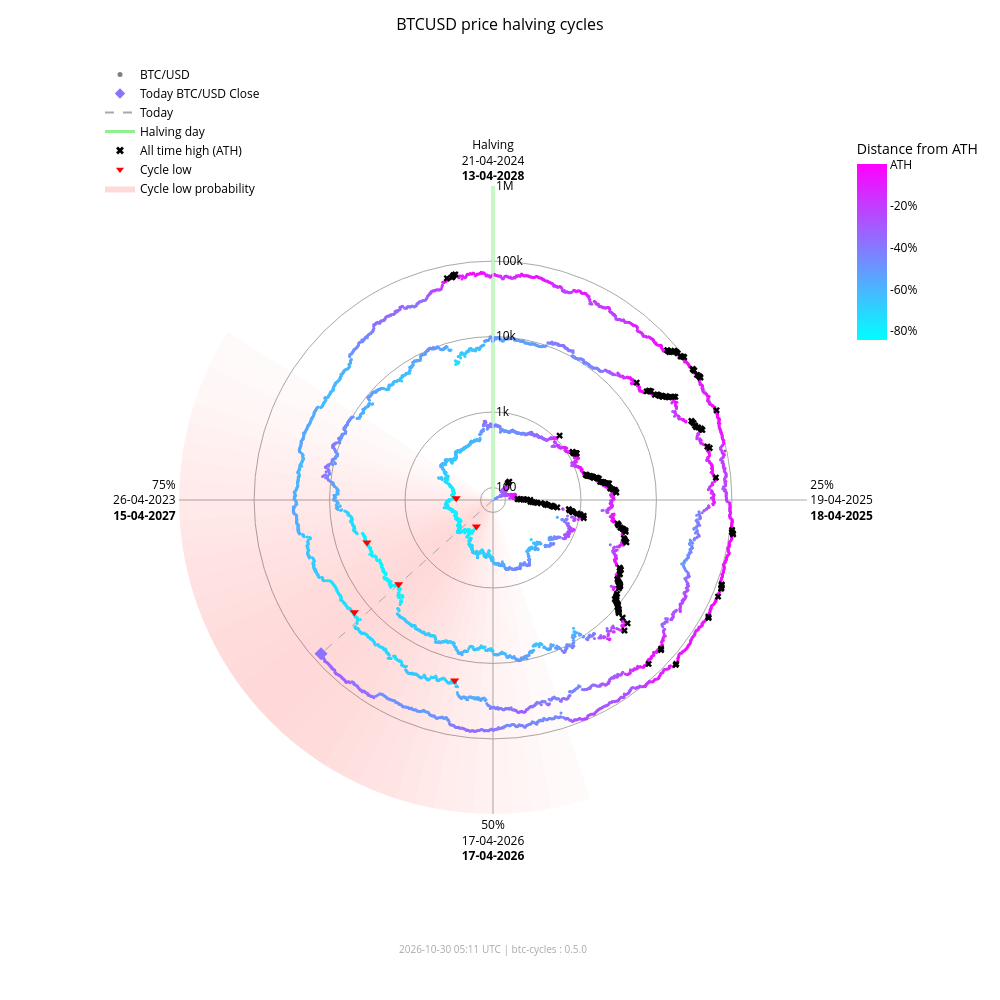

Write notebook code for a chart like this one.
### Markdown cell above
### Interactive chart (plotly)

### Code cell
fig_interactive = btc.plot(
    kind="interactive",
    from_date="2012-11-28",
)
# plotly config for interactivity
config = {"scrollZoom": True, "displayModeBar": True}
# display in notebook
fig_interactive.show(config=config)

### Figure 1 — Plotly figure (JSON) as saved in the notebook; plotly's stock layout.template omitted (floating-point values rounded to 4 significant figures; data arrays with more than 128 entries replaced by an {"elided": "..."} marker saying what was removed)
{"data": [{"fill": "toself", "fillcolor": "rgba(255,0,0,0.018306980149439524)", "hoverinfo": "skip", "line": {"width": 0}, "mode": "lines", "r": [68.43, 1000000, 1000000, 68.43, 68.43], "showlegend": false, "theta": [162.0, 162.0, 165.6, 165.6, 162.0], "type": "scatterpolar"}, {"fill": "toself", "fillcolor": "rgba(255,0,0,0.02405911634527998)", "hoverinfo": "skip", "line": {"width": 0}, "mode": "lines", "r": [68.43, 1000000, 1000000, 68.43, 68.43], "showlegend": false, "theta": [165.6, 165.6, 169.2, 169.2, 165.6], "type": "scatterpolar"}, {"fill": "toself", "fillcolor": "rgba(255,0,0,0.030803449372254352)", "hoverinfo": "skip", "line": {"width": 0}, "mode": "lines", "r": [68.43, 1000000, 1000000, 68.43, 68.43], "showlegend": false, "theta": [169.2, 169.2, 172.8, 172.8, 169.2], "type": "scatterpolar"}, {"fill": "toself", "fillcolor": "rgba(255,0,0,0.03847233586005252)", "hoverinfo": "skip", "line": {"width": 0}, "mode": "lines", "r": [68.43, 1000000, 1000000, 68.43, 68.43], "showlegend": false, "theta": [172.8, 172.8, 176.4, 176.4, 172.8], "type": "scatterpolar"}, {"fill": "toself", "fillcolor": "rgba(255,0,0,0.04694405159551339)", "hoverinfo": "skip", "line": {"width": 0}, "mode": "lines", "r": [68.43, 1000000, 1000000, 68.43, 68.43], "showlegend": false, "theta": [176.4, 176.4, 180.0, 180.0, 176.4], "type": "scatterpolar"}, {"fill": "toself", "fillcolor": "rgba(255,0,0,0.05605603979818329)", "hoverinfo": "skip", "line": {"width": 0}, "mode": "lines", "r": [68.43, 1000000, 1000000, 68.43, 68.43], "showlegend": false, "theta": [180.0, 180.0, 183.6, 183.6, 180.0], "type": "scatterpolar"}, {"fill": "toself", "fillcolor": "rgba(255,0,0,0.06562330627802694)", "hoverinfo": "skip", "line": {"width": 0}, "mode": "lines", "r": [68.43, 1000000, 1000000, 68.43, 68.43], "showlegend": false, "theta": [183.6, 183.6, 187.2, 187.2, 183.6], "type": "scatterpolar"}, {"fill": "toself", "fillcolor": "rgba(255,0,0,0.07545707932574237)", "hoverinfo": "skip", "line": {"width": 0}, "mode": "lines", "r": [68.43, 1000000, 1000000, 68.43, 68.43], "showlegend": false, "theta": [187.2, 187.2, 190.8, 190.8, 187.2], "type": "scatterpolar"}, {"fill": "toself", "fillcolor": "rgba(255,0,0,0.08537841060169407)", "hoverinfo": "skip", "line": {"width": 0}, "mode": "lines", "r": [68.43, 1000000, 1000000, 68.43, 68.43], "showlegend": false, "theta": [190.8, 190.8, 194.4, 194.4, 190.8], "type": "scatterpolar"}, {"fill": "toself", "fillcolor": "rgba(255,0,0,0.09522272137134848)", "hoverinfo": "skip", "line": {"width": 0}, "mode": "lines", "r": [68.43, 1000000, 1000000, 68.43, 68.43], "showlegend": false, "theta": [194.4, 194.4, 198.0, 198.0, 194.4], "type": "scatterpolar"}, {"fill": "toself", "fillcolor": "rgba(255,0,0,0.10483418800389058)", "hoverinfo": "skip", "line": {"width": 0}, "mode": "lines", "r": [68.43, 1000000, 1000000, 68.43, 68.43], "showlegend": false, "theta": [198.0, 198.0, 201.6, 201.6, 198.0], "type": "scatterpolar"}, {"fill": "toself", "fillcolor": "rgba(255,0,0,0.11405248627197925)", "hoverinfo": "skip", "line": {"width": 0}, "mode": "lines", "r": [68.43, 1000000, 1000000, 68.43, 68.43], "showlegend": false, "theta": [201.6, 201.6, 205.2, 205.2, 201.6], "type": "scatterpolar"}, {"fill": "toself", "fillcolor": "rgba(255,0,0,0.12269756305009562)", "hoverinfo": "skip", "line": {"width": 0}, "mode": "lines", "r": [68.43, 1000000, 1000000, 68.43, 68.43], "showlegend": false, "theta": [205.2, 205.2, 208.8, 208.8, 205.2], "type": "scatterpolar"}, {"fill": "toself", "fillcolor": "rgba(255,0,0,0.13055959037792858)", "hoverinfo": "skip", "line": {"width": 0}, "mode": "lines", "r": [68.43, 1000000, 1000000, 68.43, 68.43], "showlegend": false, "theta": [208.8, 208.8, 212.4, 212.4, 208.8], "type": "scatterpolar"}, {"fill": "toself", "fillcolor": "rgba(255,0,0,0.13740037014073872)", "hoverinfo": "skip", "line": {"width": 0}, "mode": "lines", "r": [68.43, 1000000, 1000000, 68.43, 68.43], "showlegend": false, "theta": [212.4, 212.4, 216.0, 216.0, 212.4], "type": "scatterpolar"}, {"fill": "toself", "fillcolor": "rgba(255,0,0,0.14296927208088228)", "hoverinfo": "skip", "line": {"width": 0}, "mode": "lines", "r": [68.43, 1000000, 1000000, 68.43, 68.43], "showlegend": false, "theta": [216.0, 216.0, 219.6, 219.6, 216.0], "type": "scatterpolar"}, {"fill": "toself", "fillcolor": "rgba(255,0,0,0.14703219887325494)", "hoverinfo": "skip", "line": {"width": 0}, "mode": "lines", "r": [68.43, 1000000, 1000000, 68.43, 68.43], "showlegend": false, "theta": [219.6, 219.6, 223.2, 223.2, 219.6], "type": "scatterpolar"}, {"fill": "toself", "fillcolor": "rgba(255,0,0,0.14940752827264187)", "hoverinfo": "skip", "line": {"width": 0}, "mode": "lines", "r": [68.43, 1000000, 1000000, 68.43, 68.43], "showlegend": false, "theta": [223.2, 223.2, 226.8, 226.8, 223.2], "type": "scatterpolar"}, {"fill": "toself", "fillcolor": "rgba(255,0,0,0.15)", "hoverinfo": "skip", "line": {"width": 0}, "mode": "lines", "r": [68.43, 1000000, 1000000, 68.43, 68.43], "showlegend": false, "theta": [226.8, 226.8, 230.4, 230.4, 226.8], "type": "scatterpolar"}, {"fill": "toself", "fillcolor": "rgba(255,0,0,0.14882314851976614)", "hoverinfo": "skip", "line": {"width": 0}, "mode": "lines", "r": [68.43, 1000000, 1000000, 68.43, 68.43], "showlegend": false, "theta": [230.4, 230.4, 234.0, 234.0, 230.4], "type": "scatterpolar"}, {"fill": "toself", "fillcolor": "rgba(255,0,0,0.14600334989350275)", "hoverinfo": "skip", "line": {"width": 0}, "mode": "lines", "r": [68.43, 1000000, 1000000, 68.43, 68.43], "showlegend": false, "theta": [234.0, 234.0, 237.6, 237.6, 234.0], "type": "scatterpolar"}, {"fill": "toself", "fillcolor": "rgba(255,0,0,0.14176315293000513)", "hoverinfo": "skip", "line": {"width": 0}, "mode": "lines", "r": [68.43, 1000000, 1000000, 68.43, 68.43], "showlegend": false, "theta": [237.6, 237.6, 241.2, 241.2, 237.6], "type": "scatterpolar"}, {"fill": "toself", "fillcolor": "rgba(255,0,0,0.1363869302869166)", "hoverinfo": "skip", "line": {"width": 0}, "mode": "lines", "r": [68.43, 1000000, 1000000, 68.43, 68.43], "showlegend": false, "theta": [241.2, 241.2, 244.8, 244.8, 241.2], "type": "scatterpolar"}, {"fill": "toself", "fillcolor": "rgba(255,0,0,0.13017643696734477)", "hoverinfo": "skip", "line": {"width": 0}, "mode": "lines", "r": [68.43, 1000000, 1000000, 68.43, 68.43], "showlegend": false, "theta": [244.8, 244.8, 248.4, 248.4, 244.8], "type": "scatterpolar"}, {"fill": "toself", "fillcolor": "rgba(255,0,0,0.1234063302665758)", "hoverinfo": "skip", "line": {"width": 0}, "mode": "lines", "r": [68.43, 1000000, 1000000, 68.43, 68.43], "showlegend": false, "theta": [248.4, 248.4, 252.0, 252.0, 248.4], "type": "scatterpolar"}, {"fill": "toself", "fillcolor": "rgba(255,0,0,0.11628949020714345)", "hoverinfo": "skip", "line": {"width": 0}, "mode": "lines", "r": [68.43, 1000000, 1000000, 68.43, 68.43], "showlegend": false, "theta": [252.0, 252.0, 255.6, 255.6, 252.0], "type": "scatterpolar"}, {"fill": "toself", "fillcolor": "rgba(255,0,0,0.108959277972535)", "hoverinfo": "skip", "line": {"width": 0}, "mode": "lines", "r": [68.43, 1000000, 1000000, 68.43, 68.43], "showlegend": false, "theta": [255.6, 255.6, 259.2, 259.2, 255.6], "type": "scatterpolar"}, {"fill": "toself", "fillcolor": "rgba(255,0,0,0.1014715299920515)", "hoverinfo": "skip", "line": {"width": 0}, "mode": "lines", "r": [68.43, 1000000, 1000000, 68.43, 68.43], "showlegend": false, "theta": [259.2, 259.2, 262.8, 262.8, 259.2], "type": "scatterpolar"}, {"fill": "toself", "fillcolor": "rgba(255,0,0,0.09382430417652897)", "hoverinfo": "skip", "line": {"width": 0}, "mode": "lines", "r": [68.43, 1000000, 1000000, 68.43, 68.43], "showlegend": false, "theta": [262.8, 262.8, 266.4, 266.4, 262.8], "type": "scatterpolar"}, {"fill": "toself", "fillcolor": "rgba(255,0,0,0.08598937207621672)", "hoverinfo": "skip", "line": {"width": 0}, "mode": "lines", "r": [68.43, 1000000, 1000000, 68.43, 68.43], "showlegend": false, "theta": [266.4, 266.4, 270.0, 270.0, 266.4], "type": "scatterpolar"}, {"fill": "toself", "fillcolor": "rgba(255,0,0,0.07794710108398434)", "hoverinfo": "skip", "line": {"width": 0}, "mode": "lines", "r": [68.43, 1000000, 1000000, 68.43, 68.43], "showlegend": false, "theta": [270.0, 270.0, 273.6, 273.6, 270.0], "type": "scatterpolar"}, {"fill": "toself", "fillcolor": "rgba(255,0,0,0.06971614429145927)", "hoverinfo": "skip", "line": {"width": 0}, "mode": "lines", "r": [68.43, 1000000, 1000000, 68.43, 68.43], "showlegend": false, "theta": [273.6, 273.6, 277.2, 277.2, 273.6], "type": "scatterpolar"}, {"fill": "toself", "fillcolor": "rgba(255,0,0,0.061371174705723626)", "hoverinfo": "skip", "line": {"width": 0}, "mode": "lines", "r": [68.43, 1000000, 1000000, 68.43, 68.43], "showlegend": false, "theta": [277.2, 277.2, 280.8, 280.8, 277.2], "type": "scatterpolar"}, {"fill": "toself", "fillcolor": "rgba(255,0,0,0.05304520605236535)", "hoverinfo": "skip", "line": {"width": 0}, "mode": "lines", "r": [68.43, 1000000, 1000000, 68.43, 68.43], "showlegend": false, "theta": [280.8, 280.8, 284.4, 284.4, 280.8], "type": "scatterpolar"}, {"fill": "toself", "fillcolor": "rgba(255,0,0,0.044916938988340704)", "hoverinfo": "skip", "line": {"width": 0}, "mode": "lines", "r": [68.43, 1000000, 1000000, 68.43, 68.43], "showlegend": false, "theta": [284.4, 284.4, 288.0, 288.0, 284.4], "type": "scatterpolar"}, {"fill": "toself", "fillcolor": "rgba(255,0,0,0.0371870550186571)", "hoverinfo": "skip", "line": {"width": 0}, "mode": "lines", "r": [68.43, 1000000, 1000000, 68.43, 68.43], "showlegend": false, "theta": [288.0, 288.0, 291.6, 291.6, 288.0], "type": "scatterpolar"}, {"fill": "toself", "fillcolor": "rgba(255,0,0,0.030049603184432498)", "hoverinfo": "skip", "line": {"width": 0}, "mode": "lines", "r": [68.43, 1000000, 1000000, 68.43, 68.43], "showlegend": false, "theta": [291.6, 291.6, 295.2, 295.2, 291.6], "type": "scatterpolar"}, {"fill": "toself", "fillcolor": "rgba(255,0,0,0.023665126797805223)", "hoverinfo": "skip", "line": {"width": 0}, "mode": "lines", "r": [68.43, 1000000, 1000000, 68.43, 68.43], "showlegend": false, "theta": [295.2, 295.2, 298.8, 298.8, 295.2], "type": "scatterpolar"}, {"fill": "toself", "fillcolor": "rgba(255,0,0,0.018141004067302662)", "hoverinfo": "skip", "line": {"width": 0}, "mode": "lines", "r": [68.43, 1000000, 1000000, 68.43, 68.43], "showlegend": false, "theta": [298.8, 298.8, 302.4, 302.4, 298.8], "type": "scatterpolar"}, {"hoverinfo": "skip", "line": {"color": "darkgrey", "dash": "dash", "width": 1}, "mode": "lines", "r": [68.43, 77780.0], "showlegend": false, "theta": [228.2, 228.2], "type": "scatterpolar"}, {"hoverinfo": "skip", "line": {"color": "lightgreen", "width": 3}, "mode": "lines", "r": [68.43, 1000000], "showlegend": false, "theta": [0, 0], "type": "scatterpolar"}, {"hoverinfo": "text", "marker": {"color": {"elided": "4934 str values"}, "size": 3}, "mode": "markers", "r": {"elided": "4934 float values"}, "showlegend": false, "text": {"elided": "4934 str values"}, "theta": {"elided": "4934 float values"}, "type": "scatterpolar"}, {"hoverinfo": "text", "marker": {"color": "#8d72ff", "size": 10, "symbol": "diamond"}, "mode": "markers", "r": [77780.0], "showlegend": false, "text": ["Today<br>Date: 2026-10-29<br>Price: $77,775.11"], "theta": [228.2], "type": "scatterpolar"}, {"hoverinfo": "text", "marker": {"color": "black", "size": 6, "symbol": "x"}, "mode": "markers", "r": {"elided": "182 float values"}, "showlegend": false, "text": {"elided": "182 str values"}, "theta": {"elided": "182 float values"}, "type": "scatterpolar"}, {"hoverinfo": "text", "marker": {"color": "red", "size": 8, "symbol": "triangle-down"}, "mode": "markers", "r": [178.1, 210.5, 3237.0, 3961.0, 19020.0, 15790.0], "showlegend": false, "text": ["Cycle Low<br>Date: 2015-01-14<br>Price: $178.10<br>ATH distance: -84.5%", "Cycle Low<br>Date: 2015-08-24<br>Price: $210.49<br>ATH distance: -81.7%", "Cycle Low<br>Date: 2018-12-15<br>Price: $3,236.76<br>ATH distance: -83.4%", "Cycle Low<br>Date: 2019-03-15<br>Price: $3,960.91<br>ATH distance: -79.7%", "Cycle Low<br>Date: 2022-06-18<br>Price: $19,017.64<br>ATH distance: -71.9%", "Cycle Low<br>Date: 2022-11-21<br>Price: $15,787.28<br>ATH distance: -76.6%"], "theta": [212.1, 272.7, 228.3, 251.4, 192.0, 231.0], "type": "scatterpolar"}, {"marker": {"color": "grey", "size": 5}, "mode": "markers", "name": "BTC/USD", "r": [null], "theta": [null], "type": "scatterpolar"}, {"marker": {"color": "#8d72ff", "size": 8, "symbol": "diamond"}, "mode": "markers", "name": "Today BTC/USD Close", "r": [null], "theta": [null], "type": "scatterpolar"}, {"line": {"color": "darkgrey", "dash": "dash"}, "mode": "lines", "name": "Today", "r": [null], "theta": [null], "type": "scatterpolar"}, {"line": {"color": "lightgreen", "width": 3}, "mode": "lines", "name": "Halving day", "r": [null], "theta": [null], "type": "scatterpolar"}, {"marker": {"color": "black", "size": 7, "symbol": "x"}, "mode": "markers", "name": "All time high (ATH)", "r": [null], "theta": [null], "type": "scatterpolar"}, {"marker": {"color": "red", "size": 7, "symbol": "triangle-down"}, "mode": "markers", "name": "Cycle low", "r": [null], "theta": [null], "type": "scatterpolar"}, {"fill": "toself", "fillcolor": "rgba(255,0,0,0.15)", "line": {"width": 0}, "mode": "lines", "name": "Cycle low probability", "r": [null], "theta": [null], "type": "scatterpolar"}, {"hoverinfo": "skip", "marker": {"cmax": 0, "cmin": -0.8453, "color": [0], "colorbar": {"len": 0.25, "ticktext": ["ATH", "-20%", "-40%", "-60%", "-80%", "-100%"], "tickvals": [0, -0.2, -0.4, -0.6, -0.8, -1.0], "title": {"text": "Distance from ATH"}, "x": 0.95, "y": 0.92, "yanchor": "top"}, "colorscale": {"elided": "256x2 mixed values"}, "showscale": true, "size": 0}, "mode": "markers", "r": [null], "showlegend": false, "theta": [null], "type": "scatterpolar"}], "layout": {"annotations": [{"font": {"color": "darkgrey", "size": 10}, "showarrow": false, "text": "2026-10-30 05:11 UTC | btc-cycles : 0.5.0", "x": 0.5, "xref": "paper", "y": -0.02, "yref": "paper"}], "font": {"color": "black"}, "height": 1000, "legend": {"bgcolor": "rgba(0,0,0,0)", "font": {"color": "black"}, "x": 0.0, "y": 1.0}, "margin": {"b": 60, "l": 100, "r": 80, "t": 60}, "paper_bgcolor": "white", "plot_bgcolor": "white", "polar": {"angularaxis": {"color": "black", "direction": "clockwise", "gridcolor": "darkgrey", "rotation": 90, "ticktext": ["Halving<br>21-04-2024<br><b>13-04-2028</b>", "25%<br>19-04-2025<br><b>18-04-2025</b>", "50%<br>17-04-2026<br><b>17-04-2026</b>", "75%<br>26-04-2023<br><b>15-04-2027</b>"], "tickvals": [0, 90, 180, 270]}, "bgcolor": "white", "domain": {"x": [0.1, 0.9], "y": [0.05, 0.95]}, "radialaxis": {"angle": 90, "color": "black", "gridcolor": "darkgrey", "range": [1.835, 6.0], "tickangle": 90, "ticktext": ["100", "1k", "10k", "100k", "1M"], "tickvals": [100, 1000, 10000, 100000, 1000000], "type": "log"}}, "title": {"font": {"color": "black", "size": 16}, "text": "BTCUSD price halving cycles", "x": 0.5}, "width": 1000}}
